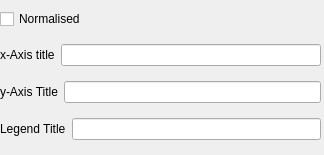
<?xml version="1.0" encoding="UTF-8"?>
<ui version="4.0">
 <class>Form</class>
 <widget class="QWidget" name="Form">
  <property name="geometry">
   <rect>
    <x>0</x>
    <y>0</y>
    <width>324</width>
    <height>155</height>
   </rect>
  </property>
  <property name="windowTitle">
   <string>Form</string>
  </property>
  <widget class="QWidget" name="">
   <property name="geometry">
    <rect>
     <x>0</x>
     <y>0</y>
     <width>321</width>
     <height>151</height>
    </rect>
   </property>
   <layout class="QVBoxLayout" name="verticalLayout">
    <item>
     <widget class="QCheckBox" name="genericNormCheckBox">
      <property name="text">
       <string>Normalised</string>
      </property>
      <property name="alias" stdset="0">
       <string>normalise</string>
      </property>
     </widget>
    </item>
    <item>
     <layout class="QHBoxLayout" name="horizontalLayout">
      <item>
       <widget class="QLabel" name="xtitleLabel">
        <property name="text">
         <string>x-Axis title</string>
        </property>
       </widget>
      </item>
      <item>
       <widget class="QLineEdit" name="xTitleLineEdit">
        <property name="alias" stdset="0">
         <string>x_title</string>
        </property>
       </widget>
      </item>
     </layout>
    </item>
    <item>
     <layout class="QHBoxLayout" name="horizontalLayout_2">
      <item>
       <widget class="QLabel" name="yTitleLabel">
        <property name="text">
         <string>y-Axis Title</string>
        </property>
       </widget>
      </item>
      <item>
       <widget class="QLineEdit" name="yTitleLineEdit">
        <property name="alias" stdset="0">
         <string>y_title</string>
        </property>
       </widget>
      </item>
     </layout>
    </item>
    <item>
     <layout class="QHBoxLayout" name="horizontalLayout_3">
      <item>
       <widget class="QLabel" name="lTitleLabel">
        <property name="text">
         <string>Legend Title</string>
        </property>
       </widget>
      </item>
      <item>
       <widget class="QLineEdit" name="lTitleLineEdit">
        <property name="alias" stdset="0">
         <string>legend_title</string>
        </property>
       </widget>
      </item>
     </layout>
    </item>
   </layout>
  </widget>
 </widget>
 <resources/>
 <connections/>
</ui>
